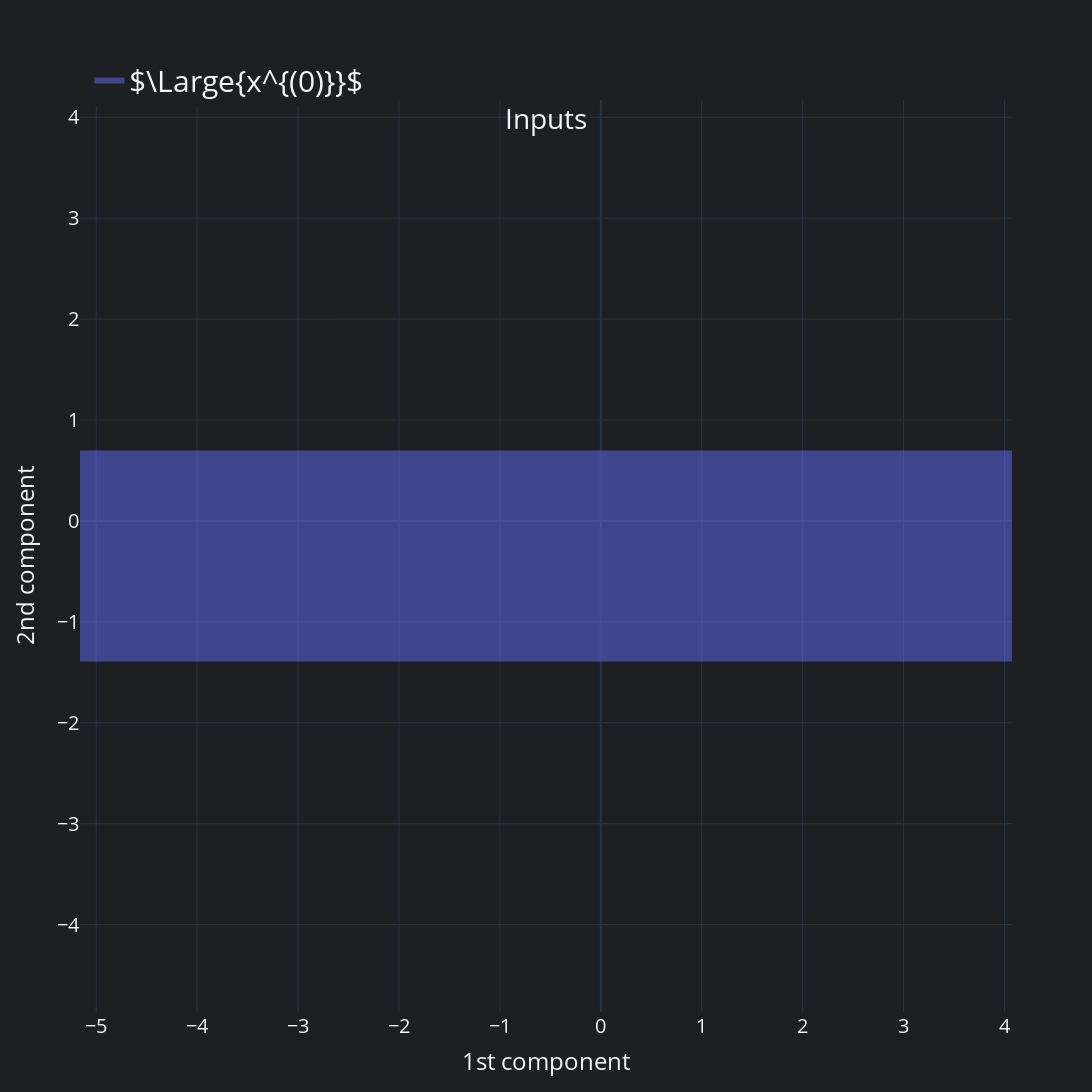

The notebook cell saved with this chart:
### Code cell
fig_edge = go.Figure()
fig_edge.add_trace(
    go.Scatter(x=x_0[0], y=x_0[1], mode="none", name="$\Large{x^{(0)}}$", fill="toself")
)
fig_edge.update_layout(
    title=dict(text="Inputs", **shared_title_params), **shared_layout
)
fig_edge.update_yaxes(**shared_ratio)
fig_edge.show()

### Figure 1 — Plotly figure (JSON) as saved in the notebook; plotly's stock layout.template omitted (floating-point values rounded to 4 significant figures)
{"data": [{"fill": "toself", "mode": "none", "name": "$\\Large{x^{(0)}}$", "x": [-5.161, -5.161, -5.161, -5.161, -5.161, -5.161, -5.161, -5.161, -5.161, -5.161, -5.161, -5.161, -5.161, -5.161, -5.161, -5.161, -5.161, -5.161, -5.161, -5.161, -4.675, -4.189, -3.702, -3.216, -2.73, -2.244, -1.758, -1.272, -0.7861, -0.3, 0.1861, 0.6721, 1.158, 1.644, 2.13, 2.616, 3.102, 3.589, 4.075, 4.075, 4.075, 4.075, 4.075, 4.075, 4.075, 4.075, 4.075, 4.075, 4.075, 4.075, 4.075, 4.075, 4.075, 4.075, 4.075, 4.075, 4.075, 4.075, -4.675, -4.189, -3.702, -3.216, -2.73, -2.244, -1.758, -1.272, -0.7861, -0.3, 0.1861, 0.6721, 1.158, 1.644, 2.13, 2.616, 3.102, 3.589, -5.161], "y": [-1.394, -1.284, -1.174, -1.063, -0.9533, -0.8431, -0.733, -0.6229, -0.5128, -0.4026, -0.2925, -0.1824, -0.07224, 0.03789, 0.148, 0.2582, 0.3683, 0.4784, 0.5885, 0.6987, 0.6987, 0.6987, 0.6987, 0.6987, 0.6987, 0.6987, 0.6987, 0.6987, 0.6987, 0.6987, 0.6987, 0.6987, 0.6987, 0.6987, 0.6987, 0.6987, 0.6987, 0.6987, 0.6987, 0.5885, 0.4784, 0.3683, 0.2582, 0.148, 0.03789, -0.07224, -0.1824, -0.2925, -0.4026, -0.5128, -0.6229, -0.733, -0.8431, -0.9533, -1.063, -1.174, -1.284, -1.394, -1.394, -1.394, -1.394, -1.394, -1.394, -1.394, -1.394, -1.394, -1.394, -1.394, -1.394, -1.394, -1.394, -1.394, -1.394, -1.394, -1.394, -1.394, -1.394], "type": "scatter"}], "layout": {"title": {"text": "Inputs", "y": 0.9, "x": 0.5, "xanchor": "center", "yanchor": "top"}, "font": {"size": 20}, "legend": {"font": {"size": 30}, "yanchor": "top", "y": 1.05, "xanchor": "left", "x": 0.01}, "paper_bgcolor": "#1E1F22", "xaxis": {"title": {"text": "1st component"}}, "yaxis": {"title": {"text": "2nd component"}, "scaleanchor": "x", "scaleratio": 1}, "autosize": false, "width": 1300, "height": 1300, "showlegend": true, "plot_bgcolor": "#1E1F22"}}
